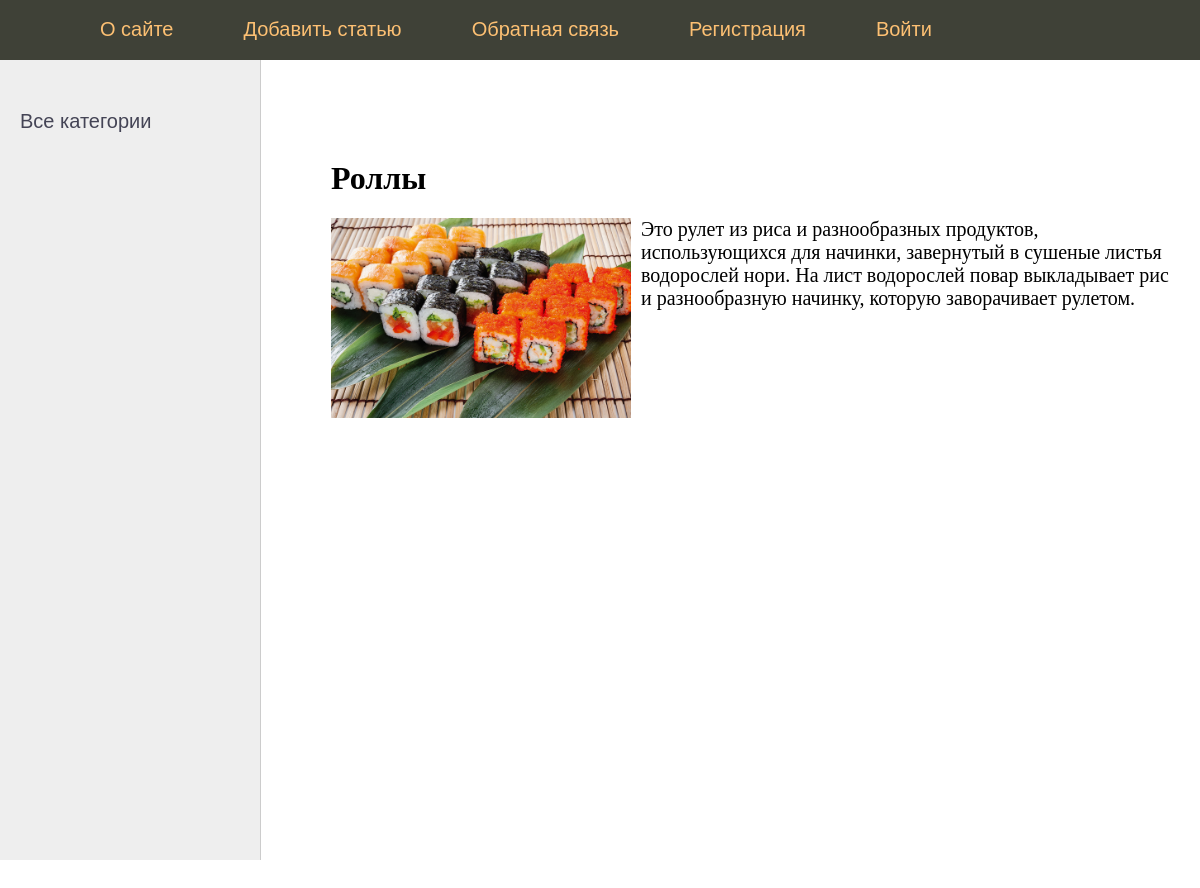
The app's page /post/1/ with its own data.
### app/models.py (models this page shows, shortened)
class Bake(models.Model):
    title = models.CharField(max_length=255)
    content = models.TextField(blank=True)
    photo = models.ImageField(upload_to="photos/%Y/%m/%d/")
    time_create = models.DateTimeField(auto_now=True)
    time_update = models.DateTimeField(auto_now=True)
    is_published = models.BooleanField(default=True)
    cat = models.ForeignKey('Category', on_delete=models.PROTECT, null=True)

### app/views.py (the view)
# urls.py: path('post/<int:post_id>/', show_post, name='post'),
def show_post(request, post_id):
    post = get_object_or_404(Bake, pk=post_id)
    data = {
        'post': post,
        'menu': menu,
        'title': post.title,
        'cat_selected': post.cat_id
    }
    return render(request, 'post.html', context=data)

### templates/post.html
{% extends 'base.html' %}
{% block content %}
<h1>{{post.title}}</h1>
{% if post.photo %}
<p> <img class="img-article-left" src="{{post.photo.url}}" </p>
{% endif %}
{{post.content|linebreaks}}
{% endblock %}

### static/css/styles.css (style rules this page uses)
html, body { font-family: 'Arial'; margin: 0; padding: 0; height: 100%; width: 100%; color: #444; }
img { max-width: 600px; height: auto; }
img.img-article-left { max-width: 300px; height: auto; float: left; padding: 0 10px 10px 0; }
.content-text h1 { font-size: 32px; }

### records on screen
Bake: title "Роллы", photo (picture), content "Это рулет из риса и разнообразных продуктов, использующихся для начинки, завернутый в сушеные листья водорослей нори. На лист водорослей повар выкладывает рис и разнообразную начинку, которую заворачивает рулетом."

### other values on screen
{{ m.title }} "О сайте" "Добавить статью" "Обратная связь" "Регистрация" "Войти"
